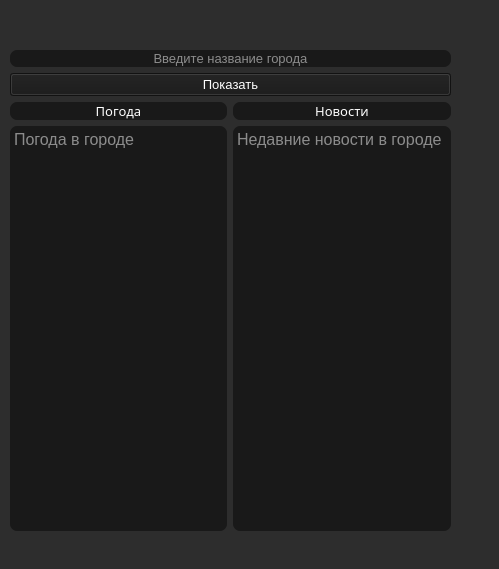
<?xml version="1.0" encoding="UTF-8"?>
<ui version="4.0">
 <class>Form</class>
 <widget class="QWidget" name="Form">
  <property name="geometry">
   <rect>
    <x>0</x>
    <y>0</y>
    <width>499</width>
    <height>569</height>
   </rect>
  </property>
  <property name="font">
   <font>
    <family>Californian FB</family>
    <pointsize>10</pointsize>
   </font>
  </property>
  <property name="windowTitle">
   <string>Weather and News</string>
  </property>
  <property name="windowIcon">
   <iconset theme="light"/>
  </property>
  <property name="styleSheet">
   <string notr="true">background-color: rgb(45, 45, 45);
color: rgb(255, 255, 255);</string>
  </property>
  <widget class="QWidget" name="verticalLayoutWidget">
   <property name="geometry">
    <rect>
     <x>10</x>
     <y>50</y>
     <width>441</width>
     <height>481</height>
    </rect>
   </property>
   <layout class="QVBoxLayout" name="verticalLayout">
    <item>
     <widget class="QLineEdit" name="cityInput">
      <property name="font">
       <font>
        <family>Arial</family>
        <pointsize>10</pointsize>
       </font>
      </property>
      <property name="styleSheet">
       <string notr="true">border-radius: 7%;
background-color: rgb(25, 25, 25);</string>
      </property>
      <property name="alignment">
       <set>Qt::AlignCenter</set>
      </property>
      <property name="placeholderText">
       <string>Введите название города</string>
      </property>
     </widget>
    </item>
    <item>
     <widget class="QPushButton" name="button">
      <property name="font">
       <font>
        <family>Arial</family>
        <pointsize>10</pointsize>
        <weight>50</weight>
        <italic>false</italic>
        <bold>false</bold>
        <strikeout>false</strikeout>
        <stylestrategy>PreferDefault</stylestrategy>
        <kerning>true</kerning>
       </font>
      </property>
      <property name="cursor">
       <cursorShape>PointingHandCursor</cursorShape>
      </property>
      <property name="autoFillBackground">
       <bool>false</bool>
      </property>
      <property name="styleSheet">
       <string notr="true">background-color: rgb(25, 25, 25);</string>
      </property>
      <property name="text">
       <string>Показать</string>
      </property>
     </widget>
    </item>
    <item>
     <layout class="QGridLayout" name="gridLayout_2">
      <item row="1" column="0">
       <widget class="QLabel" name="label">
        <property name="font">
         <font>
          <family>Californian FB</family>
          <pointsize>10</pointsize>
         </font>
        </property>
        <property name="mouseTracking">
         <bool>false</bool>
        </property>
        <property name="styleSheet">
         <string notr="true">border-radius: 7%;
background-color: rgb(25, 25, 25);</string>
        </property>
        <property name="text">
         <string>Погода</string>
        </property>
        <property name="textFormat">
         <enum>Qt::AutoText</enum>
        </property>
        <property name="alignment">
         <set>Qt::AlignCenter</set>
        </property>
        <property name="margin">
         <number>2</number>
        </property>
       </widget>
      </item>
      <item row="1" column="1">
       <widget class="QLabel" name="label_2">
        <property name="font">
         <font>
          <family>Californian FB</family>
          <pointsize>10</pointsize>
         </font>
        </property>
        <property name="styleSheet">
         <string notr="true">border-radius: 7%;
background-color: rgb(25, 25, 25);</string>
        </property>
        <property name="text">
         <string>Новости</string>
        </property>
        <property name="alignment">
         <set>Qt::AlignCenter</set>
        </property>
        <property name="margin">
         <number>2</number>
        </property>
        <property name="indent">
         <number>-1</number>
        </property>
       </widget>
      </item>
      <item row="2" column="0">
       <widget class="QTextEdit" name="textEdit_1">
        <property name="font">
         <font>
          <family>Arial</family>
          <pointsize>12</pointsize>
         </font>
        </property>
        <property name="cursor" stdset="0">
         <cursorShape>OpenHandCursor</cursorShape>
        </property>
        <property name="statusTip">
         <string>0</string>
        </property>
        <property name="layoutDirection">
         <enum>Qt::LeftToRight</enum>
        </property>
        <property name="styleSheet">
         <string notr="true">border-radius: 7%;
background-color: rgb(25, 25, 25);</string>
        </property>
        <property name="inputMethodHints">
         <set>Qt::ImhDate|Qt::ImhMultiLine|Qt::ImhTime</set>
        </property>
        <property name="frameShadow">
         <enum>QFrame::Plain</enum>
        </property>
        <property name="readOnly">
         <bool>true</bool>
        </property>
        <property name="acceptRichText">
         <bool>true</bool>
        </property>
        <property name="placeholderText">
         <string>Погода в городе</string>
        </property>
       </widget>
      </item>
      <item row="2" column="1">
       <widget class="QTextEdit" name="textEdit_2">
        <property name="font">
         <font>
          <family>Arial</family>
          <pointsize>12</pointsize>
         </font>
        </property>
        <property name="layoutDirection">
         <enum>Qt::LeftToRight</enum>
        </property>
        <property name="styleSheet">
         <string notr="true">border-radius: 7%;
background-color: rgb(25, 25, 25);</string>
        </property>
        <property name="inputMethodHints">
         <set>Qt::ImhMultiLine</set>
        </property>
        <property name="tabChangesFocus">
         <bool>true</bool>
        </property>
        <property name="lineWrapMode">
         <enum>QTextEdit::WidgetWidth</enum>
        </property>
        <property name="readOnly">
         <bool>true</bool>
        </property>
        <property name="placeholderText">
         <string>Недавние новости в городе</string>
        </property>
       </widget>
      </item>
     </layout>
    </item>
   </layout>
  </widget>
 </widget>
 <resources/>
 <connections/>
</ui>
